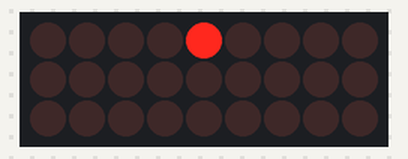
The sketch below on a simulated Arduino Uno, built with avr-gcc and run on an emulated ATmega328P. Parts: 9×3 LED matrix. Wiring (inferred from the names in the program): LED cube drawn one layer per row (orientation assumed): layers pin 3, pin 4, pin 2; columns pin 13, pin 9, pin 5, pin 12, pin 10, pin 6, pin 11, pin 8, pin 7. Random numbers use the default seed unless the sketch sets one.

Above: at 2.67 s.
At 10.8 s:
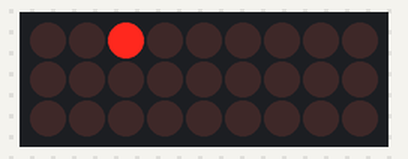
At 17.39 s:
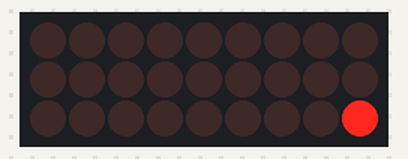
At 18.47 s:
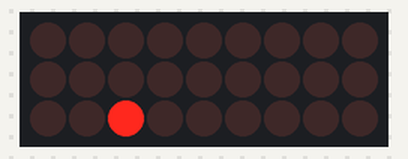
At 25.6 s:
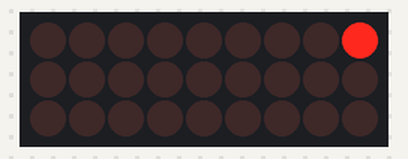
At 33.71 s:
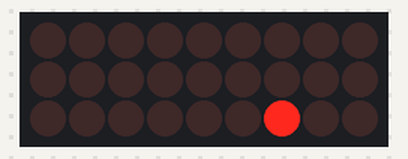

Measured:
- what the display in image 1 shows lasts 0.5 s, from 10.7 s to 11.2 s
- what the display in image 4 shows lasts 0.7 s, from 25.5 s to 26.2 s

The sketch:

ch_03_led_cube_wanderer.ino
```cpp
// Chapter 3. LED Cube - wanderer

int ledPins[3][3] = {{13, 9, 5}, {12, 10, 6}, {11, 8, 7}};

int layerSelectPins[] = {3, 4, 2};

int model[3][3][3];
long period = 100;
long refreshPeriod = 5;

void setup()
{
  for (int x = 0; x < 3; x++)
  {
    for (int y = 0; y < 3; y++)
    {
      pinMode(ledPins[x][y], OUTPUT);
    }
  }
  pinMode(layerSelectPins[0], OUTPUT);
  pinMode(layerSelectPins[1], OUTPUT);
  pinMode(layerSelectPins[2], OUTPUT);
}

void loop()
{
  static long lastUpdate;
  long now = millis();
  if (now > lastUpdate + period)
  {
   animate();
   lastUpdate = now;
  }
  refresh();
}


void animate()
{
  static int x, y, z;
  model[z][y][x] = LOW;

  int dx = random(3) - 1;
  x = constrain(x + dx, 0, 2);
  int dy = random(3) - 1;
  y = constrain(y + dy, 0, 2);
  int dz = random(3) - 1;
  z = constrain(z + dz, 0, 2);
  model[z][y][x] = HIGH;
}

void refresh()
{
  for (int layer = 0; layer < 3; layer++)
  {
    digitalWrite(layerSelectPins[layer], HIGH);
    for (int x = 0; x < 3; x++)
    {
      for (int y = 0; y < 3; y++)
      {
        digitalWrite(ledPins[y][x], model[layer][y][x]);
      }
    }
    delay(refreshPeriod);
    digitalWrite(layerSelectPins[layer], LOW);
  }
}
```
